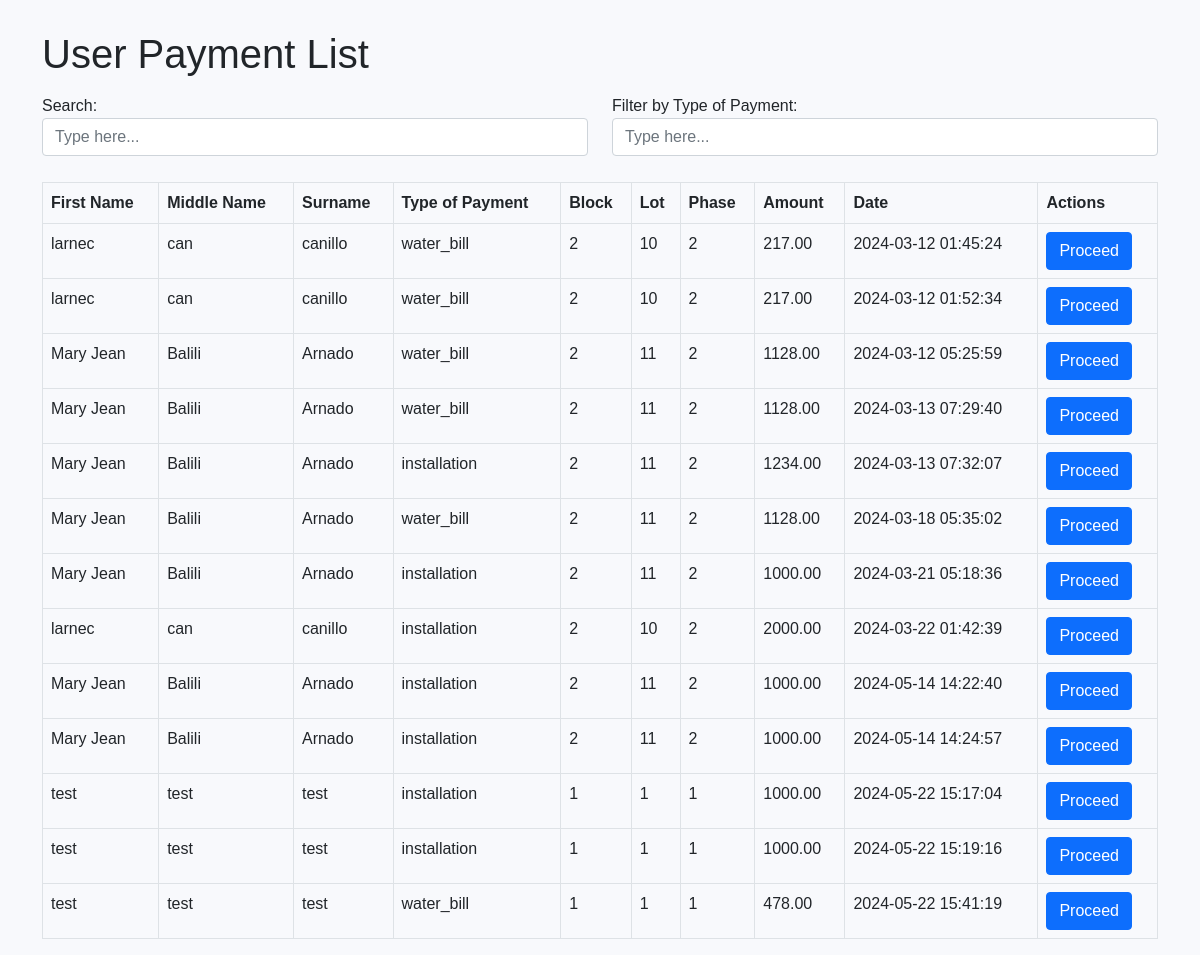
/cashierlist.php (signed in), run on an earlier commit of the app's database.
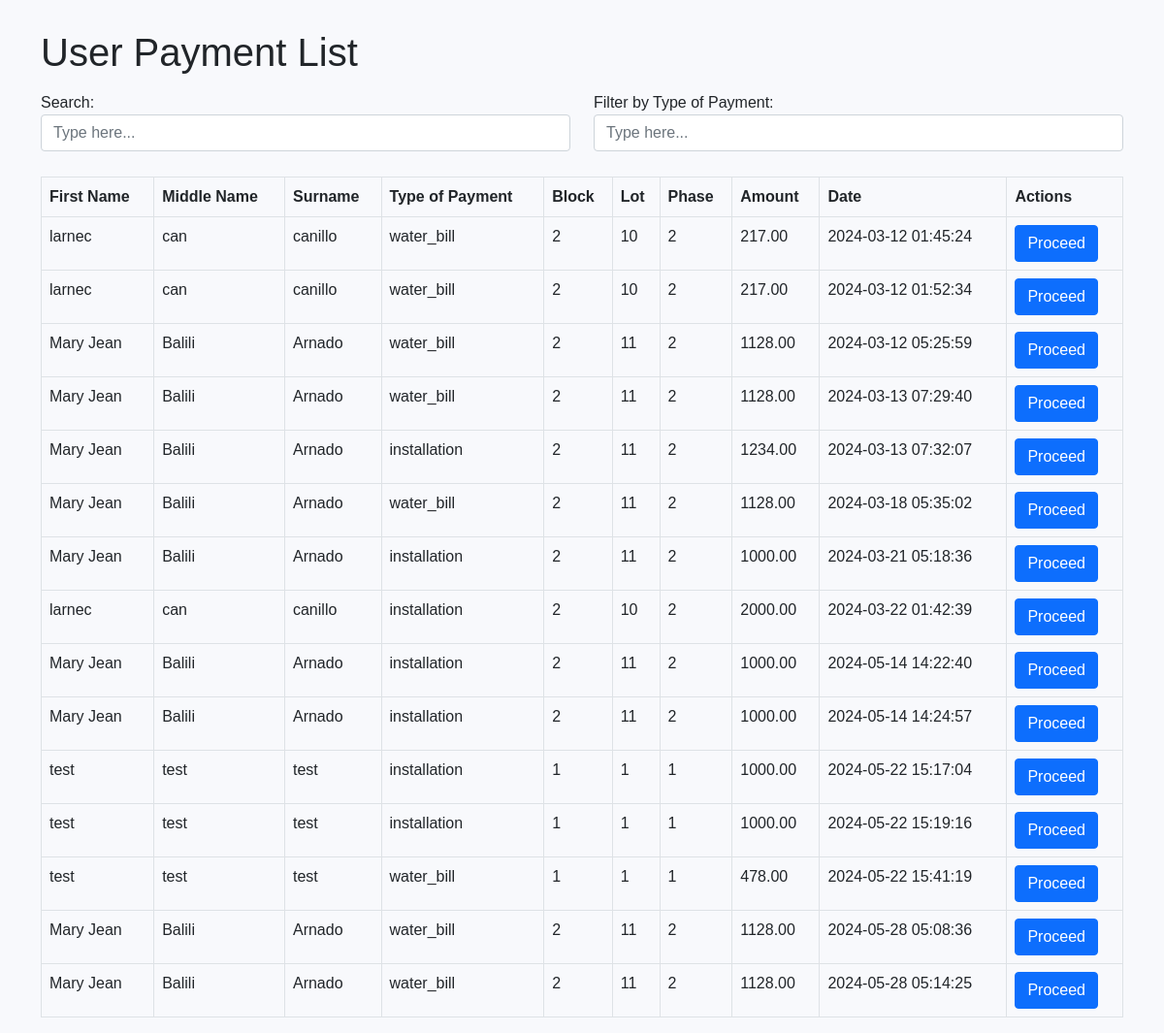
And on a later commit of the database.
### tables this page shows
CREATE TABLE `payment_services` (
  `id` int(11) UNSIGNED NOT NULL,
  `customer_id` int(255) NOT NULL,
  `bill_type` varchar(255) NOT NULL,
  `firstname` varchar(255) NOT NULL,
  `middlename` varchar(255) NOT NULL,
  `lastname` varchar(255) NOT NULL,
  `block` varchar(255) NOT NULL,
  `lot` varchar(255) NOT NULL,
  `phase` varchar(255) NOT NULL,
  `amount` decimal(10,2) NOT NULL,
  `real_timestamp` timestamp NOT NULL DEFAULT current_timestamp(),
  `status` int(1) NOT NULL DEFAULT 0,
  `mode_of_payment` varchar(50) DEFAULT NULL,
  `uploaded_image` varchar(255) DEFAULT NULL
);

### cashierlist.php (the view, shortened to what this page needs)
<!DOCTYPE html>
<html lang="en">
<head>
  <link href="https://cdn.jsdelivr.net/npm/bootstrap@5.0.0/dist/css/bootstrap.min.css" rel="stylesheet">
</head>
<body>
  <div class="container">
    <h1 class="my-3">User Payment List</h1>
    <div class="row mb-3">
      <div class="col-md-6">
        <label for="searchInput">Search:</label>
        <input type="text" id="searchInput" class="form-control" placeholder="Type here...">
      </div>
      <div class="col-md-6">
        <label for="billTypeInput">Filter by Type of Payment:</label>
        <input type="text" id="billTypeInput" class="form-control" placeholder="Type here...">
      </div>
    </div>
    <table class="table table-bordered">
      <thead>
        <tr>
          <th>First Name</th>
          <th>Middle Name</th>
          <th>Surname</th>
          <th>Type of Payment</th>
          <th>Block</th>
          <th>Lot</th>
          <th>Phase</th>
          <th>Amount</th>
          <th>Date</th>
          <th>Actions</th>
        </tr>
      </thead>
      <tbody id="paymentList">
        <?php
        include('config.php');
        $sql = "SELECT id, firstname, middlename, lastname, bill_type, block, lot, phase, amount, real_timestamp, status
        FROM payment_services WHERE status = 0 ORDER BY status ASC";
        $result = mysqli_query($conn, $sql);
        if (mysqli_num_rows($result) > 0) {
          while ($row = mysqli_fetch_assoc($result)) {
            $button_label = "Proceed";
            echo "<tr>";
            echo "<td>" . $row["firstname"] . "</td>";
            echo "<td>" . $row["middlename"] . "</td>";
            echo "<td>" . $row["lastname"] . "</td>";
            echo "<td>" . $row["bill_type"] . "</td>";
            echo "<td>" . $row["block"] . "</td>";
            echo "<td>" . $row["lot"] . "</td>";
            echo "<td>" . $row["phase"] . "</td>";
            echo "<td>" . $row["amount"] . "</td>";
            echo "<td>" . $row["real_timestamp"] . "</td>";
            echo "<td><a href='ordetailss.php?id=" . $row['id'] . "'><button class='btn btn-primary'>" . $button_label . "</button></a></td>";
            echo "</tr>";
          }
        } else {
          echo "<tr><td colspan='10'>No payment records found.</td></tr>";
        }
        ?>
      </tbody>
    </table>
  </div>
</body>
</html>

### cashierlist.php (style rules this page uses)
body { font-family: Arial, sans-serif; background-color: #f8f9fc; }
.container { margin-top: 30px; }
.form-control { margin-bottom: 10px; }

What changed in the data, as far as the page shows it:
added payment_services: firstname "Mary Jean", middlename "Balili", lastname "Arnado", bill_type "water_bill", block "2", lot "11", phase "2", amount "1128.00", real_timestamp "2024-05-28 05:08:36", button_label "Proceed"
added payment_services: firstname "Mary Jean", middlename "Balili", lastname "Arnado", bill_type "water_bill", block "2", lot "11", phase "2", amount "1128.00", real_timestamp "2024-05-28 05:14:25", button_label "Proceed"
